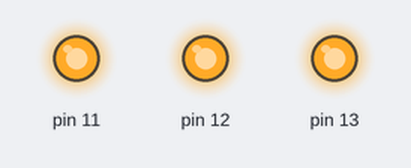
Bench run of a sketch on a simulated Arduino Uno, built with avr-gcc and run on an emulated ATmega328P. Shown: output pins drawn as LEDs (lit = HIGH).

Above: at 0.2 s.
At 1.7 s:
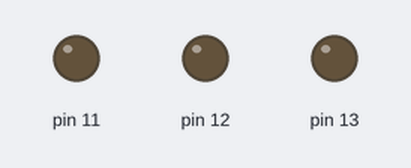
Timing chart, 0 to 3.0 s (numbered marks = the images above):
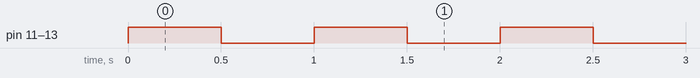

The sketch:

decoder.ino
```cpp
int countdown = 500;

void setup() {
  // initialize digital pin 13 as an output.
  pinMode(13, OUTPUT);
  pinMode(12, OUTPUT);
  pinMode(11, OUTPUT);
}

// the loop function runs over and over again forever
void loop() {
  digitalWrite(13, HIGH);
  digitalWrite(12, HIGH);
  digitalWrite(11, HIGH); // turn the LED on (HIGH is the voltage level)
  delay(countdown);  // wait for a second
  digitalWrite(13, LOW);
  digitalWrite(12, LOW);
  digitalWrite(11, LOW);// turn the LED off by making the voltage LOW
  delay(countdown);    // wait for a second

}
```

Measured:
- by itself, pin 11–13: alternates HIGH for 0.50 s and LOW for 0.50 s
